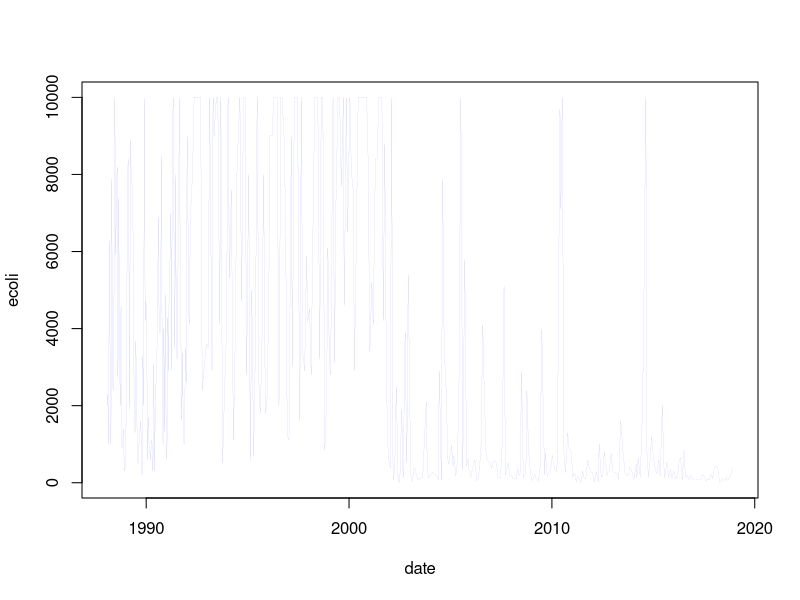
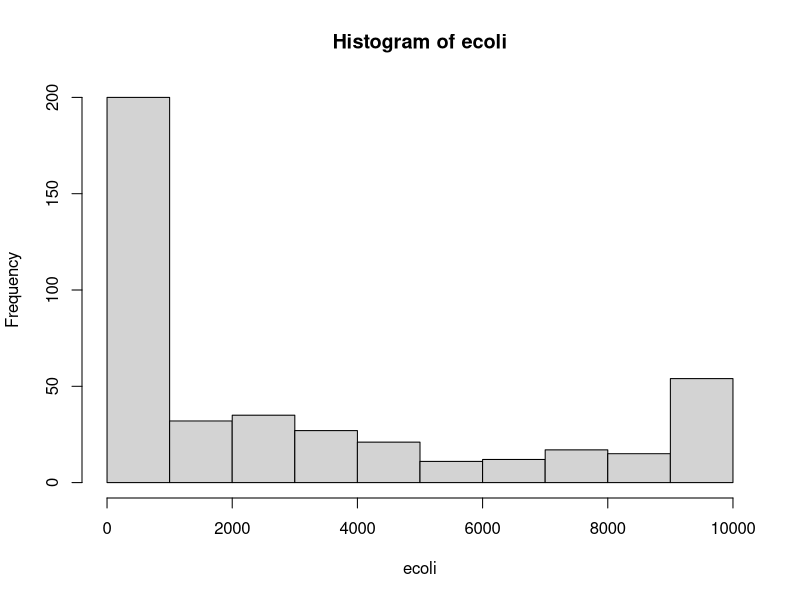
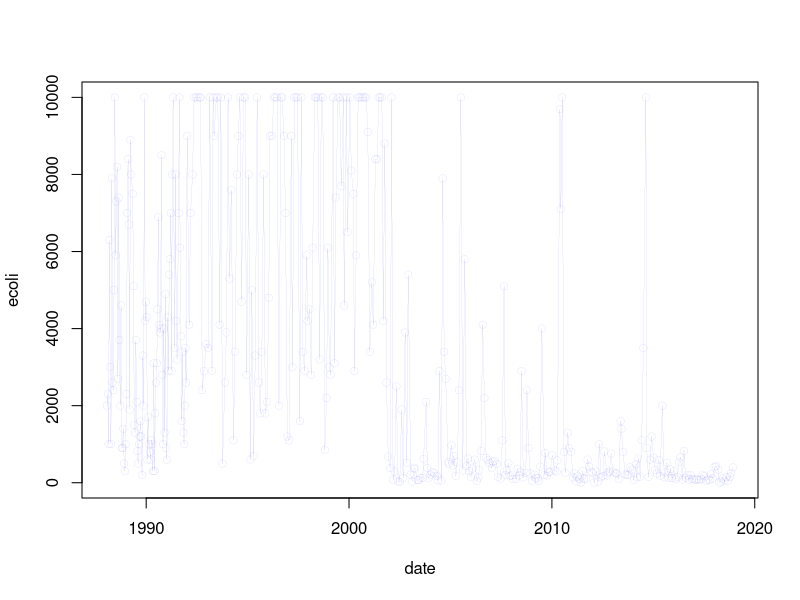

The R script that drew these images, in order:
#1
waterdata <- read.csv(file = "water_quality.csv", header = T,encoding = "UTF-8")
#2
ecoli<-waterdata$E..coli..cfu.100mL.
ecoli[which(ecoli>9999)]<-9999
date<-as.Date(waterdata$Dates)
plot(date,ecoli,lwd=0.05, type="l", col="blue")
#3
min(ecoli)
max(ecoli)
mean(ecoli)
median(ecoli)
var(ecoli)
sd(ecoli)
hist(ecoli)
summary(ecoli)
plot(date,ecoli,lwd=0.05, type="o", col="blue")